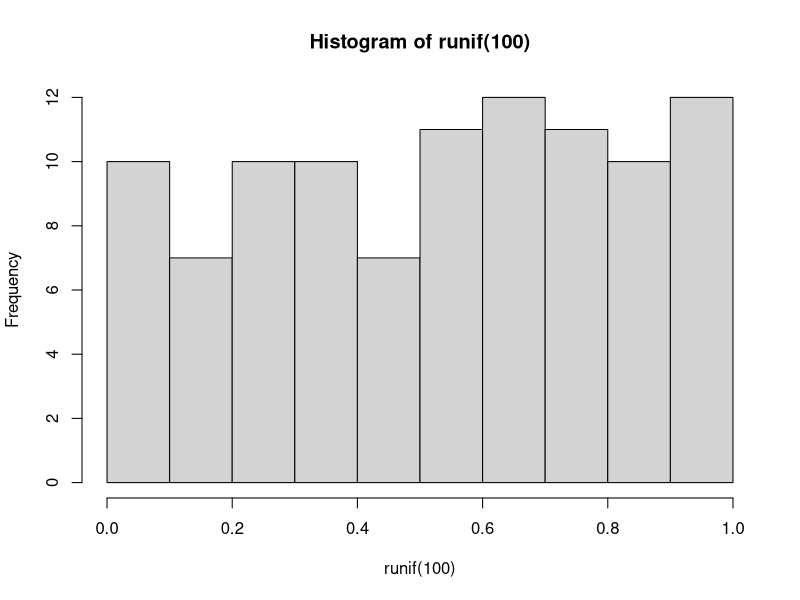
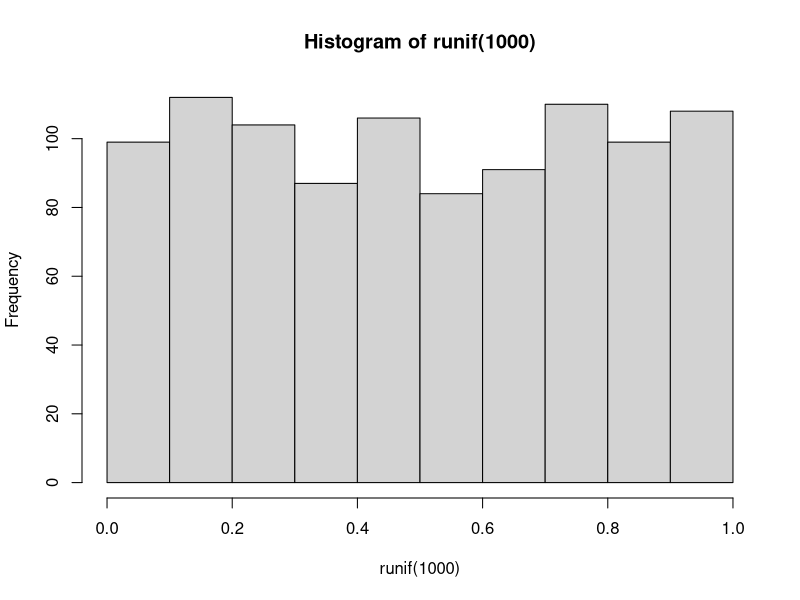

Write the R code that produced these figures, in order.
# dice rolling simulation


## primer: uniform distribution
## what does runif(100) do?

?runif

runif(100)

# what is the mean?
mean(runif(100))

# histogram
hist(runif(100))

# does this look flat?

# what about
hist(runif(1000))


# right now it is spread out from 0 to 1
# can we make it from 0 to 6?

as.integer(runif(1000,1,7))

# great, so this code simulates 1000 dice rolls

# now we can wrap it in a function

roll_dice <- function(num_dice) {
  return(as.integer(runif(num_dice,1,7)))
}


# now an activity

# if you roll 2 dice, what is the expected value of the sum of the dots?

# your friend tells you she'll give you $5 if you can guess what the sum of your dice rolls will be
# what number should you guess to maximize your chance of getting $5?
# prove this is true with R




